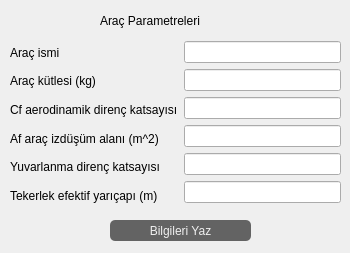
<?xml version="1.0" encoding="UTF-8"?>
<ui version="4.0">
 <class>Dialog</class>
 <widget class="QDialog" name="Dialog">
  <property name="geometry">
   <rect>
    <x>0</x>
    <y>0</y>
    <width>350</width>
    <height>253</height>
   </rect>
  </property>
  <property name="minimumSize">
   <size>
    <width>350</width>
    <height>253</height>
   </size>
  </property>
  <property name="maximumSize">
   <size>
    <width>350</width>
    <height>253</height>
   </size>
  </property>
  <property name="windowTitle">
   <string>Araç</string>
  </property>
  <property name="windowIcon">
   <iconset resource="vehicle.qrc">
    <normaloff>:/img/assets/vehicle.png</normaloff>:/img/assets/vehicle.png</iconset>
  </property>
  <widget class="QPushButton" name="pushButton_2">
   <property name="geometry">
    <rect>
     <x>110</x>
     <y>220</y>
     <width>141</width>
     <height>21</height>
    </rect>
   </property>
   <property name="cursor">
    <cursorShape>PointingHandCursor</cursorShape>
   </property>
   <property name="styleSheet">
    <string notr="true">QPushButton{
border-radius:5px;
color:rgb(239, 239, 239);
font: 10pt &quot;Gill Sans MT&quot;;
background-color: rgb(99,99, 99);
}
QPushButton:hover {
color:rgb(9, 9, 9);
background-color:rgb(239, 239, 239);
}
QPushButton:pressed {
color:rgb(9, 9, 9);
}</string>
   </property>
   <property name="text">
    <string>Bilgileri Yaz</string>
   </property>
  </widget>
  <widget class="QLabel" name="label_16">
   <property name="geometry">
    <rect>
     <x>100</x>
     <y>10</y>
     <width>151</width>
     <height>21</height>
    </rect>
   </property>
   <property name="styleSheet">
    <string notr="true">font: 700 12pt &quot;Segoe UI&quot;;</string>
   </property>
   <property name="text">
    <string>Araç Parametreleri</string>
   </property>
  </widget>
  <widget class="QWidget" name="">
   <property name="geometry">
    <rect>
     <x>10</x>
     <y>41</y>
     <width>331</width>
     <height>166</height>
    </rect>
   </property>
   <layout class="QHBoxLayout" name="horizontalLayout">
    <item>
     <layout class="QVBoxLayout" name="verticalLayout_2">
      <item>
       <widget class="QLabel" name="label_10">
        <property name="sizePolicy">
         <sizepolicy hsizetype="Preferred" vsizetype="Preferred">
          <horstretch>0</horstretch>
          <verstretch>0</verstretch>
         </sizepolicy>
        </property>
        <property name="minimumSize">
         <size>
          <width>120</width>
          <height>0</height>
         </size>
        </property>
        <property name="text">
         <string>Araç ismi</string>
        </property>
       </widget>
      </item>
      <item>
       <widget class="QLabel" name="label_11">
        <property name="sizePolicy">
         <sizepolicy hsizetype="Preferred" vsizetype="Preferred">
          <horstretch>0</horstretch>
          <verstretch>0</verstretch>
         </sizepolicy>
        </property>
        <property name="minimumSize">
         <size>
          <width>161</width>
          <height>0</height>
         </size>
        </property>
        <property name="styleSheet">
         <string notr="true">font: 8pt &quot;Segoe UI&quot;;</string>
        </property>
        <property name="text">
         <string>Araç kütlesi (kg)</string>
        </property>
       </widget>
      </item>
      <item>
       <widget class="QLabel" name="label_14">
        <property name="minimumSize">
         <size>
          <width>120</width>
          <height>0</height>
         </size>
        </property>
        <property name="text">
         <string>Cf aerodinamik direnç katsayısı</string>
        </property>
       </widget>
      </item>
      <item>
       <widget class="QLabel" name="label_15">
        <property name="minimumSize">
         <size>
          <width>120</width>
          <height>0</height>
         </size>
        </property>
        <property name="text">
         <string>Af araç izdüşüm alanı (m^2)</string>
        </property>
       </widget>
      </item>
      <item>
       <widget class="QLabel" name="label_17">
        <property name="minimumSize">
         <size>
          <width>120</width>
          <height>0</height>
         </size>
        </property>
        <property name="text">
         <string>Yuvarlanma direnç katsayısı</string>
        </property>
       </widget>
      </item>
      <item>
       <widget class="QLabel" name="label_18">
        <property name="minimumSize">
         <size>
          <width>120</width>
          <height>0</height>
         </size>
        </property>
        <property name="text">
         <string>Tekerlek efektif yarıçapı (m)</string>
        </property>
       </widget>
      </item>
     </layout>
    </item>
    <item>
     <layout class="QVBoxLayout" name="verticalLayout">
      <item>
       <widget class="QLineEdit" name="vehicle_name"/>
      </item>
      <item>
       <widget class="QLineEdit" name="m_vehicle"/>
      </item>
      <item>
       <widget class="QLineEdit" name="cf"/>
      </item>
      <item>
       <widget class="QLineEdit" name="af"/>
      </item>
      <item>
       <widget class="QLineEdit" name="roll_c"/>
      </item>
      <item>
       <widget class="QLineEdit" name="eff_r"/>
      </item>
     </layout>
    </item>
   </layout>
  </widget>
 </widget>
 <resources>
  <include location="vehicle.qrc"/>
 </resources>
 <connections/>
</ui>
